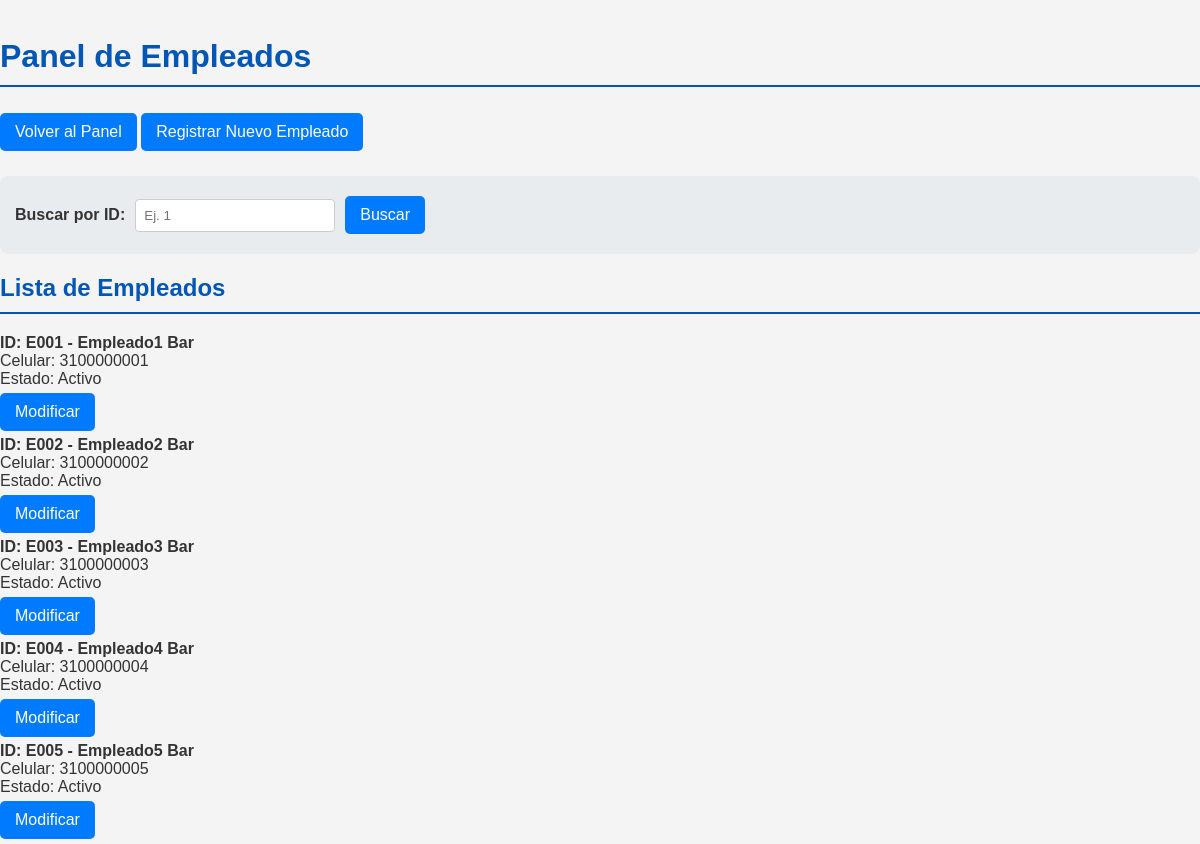
The page /admin-panel/empleados/ on the database its author committed.
### webapp/gestion/models.py (models this page shows, shortened)
class Empleado(models.Model):
    id = models.CharField(primary_key=True, max_length=20, editable=False)
    nombre = models.CharField(max_length=100)
    apellido = models.CharField(max_length=100)
    celular = models.BigIntegerField(unique=True)
    estado = models.BooleanField(default=True)

### webapp/gestion/views.py (the view)
# urls.py: path('admin-panel/empleados/', views.empleados_panel, name='empleados_panel'),
def empleados_panel(request):
    query_id = request.GET.get('id')
    if query_id:
        empleados = Empleado.objects.filter(id=query_id)
    else:
        empleados = Empleado.objects.all()
    return render(request, 'gestion/empleados_panel.html', {
        'empleados': empleados,
        'query_id': query_id or ''
    })

### webapp/gestion/templates/gestion/empleados_panel.html (shortened to what this page needs)
{%load static%}
<!DOCTYPE html>
<html lang="es">
<head>
    <link rel="stylesheet" href="{% static 'css/style.css' %}">
</head>
<body>
    <h1>Panel de Empleados</h1>
    <a href="{% url 'panel_admin' %}"><button>Volver al Panel</button></a>
    <a href="{% url 'registrar_empleado' %}" class="boton">Registrar Nuevo Empleado</a>
    <form method="get" style="margin-top: 20px;">
        <label for="id">Buscar por ID:</label>
        <input type="number" name="id" id="id" value="{{ query_id }}" placeholder="Ej. 1">
        <button type="submit" class="boton">Buscar</button>
    </form>
    {% if empleados %}
        <h2>Lista de Empleados</h2>
        {% for empleado in empleados %}
        <div class="empleado">
            <strong>ID: {{ empleado.id }} - {{ empleado.nombre }} {{ empleado.apellido }}</strong><br>
            Celular: {{ empleado.celular }}<br>
            Estado: {% if empleado.estado %}Activo{% else %}Inactivo{% endif %}
            <div class="acciones">
                <a href="{% url 'modificar_empleado' empleado.id %}" class="boton">Modificar</a>
            </div>
        </div>
        {% endfor %}
    {% else %}
        <p>No hay empleados registrados{% if query_id %} con ese ID{% endif %}.</p>
    {% endif %}
</body>
</html>

### webapp/gestion/static/css/style.css (style rules this page uses)
body { font-family: sans-serif; margin: 0; padding: 0; background-color: #f4f4f4; color: #333; }
h1, h2 { color: #0056b3; border-bottom: 2px solid #0056b3; padding-bottom: 10px; margin-top: 20px; }
.boton, button { display: inline-block; padding: 10px 15px; font-size: 16px; cursor: pointer; text-align: center; text-decoration: none; outline: none; color: #fff; background-color: #007bff; border: none; border-radius: 5px; margin: 5px 0; transition: background-color 0.3s ease; }
form { background-color: #e9ecef; padding: 15px; border-radius: 8px; margin-bottom: 20px; display: flex; align-items: center; gap: 10px; }
form label { font-weight: bold; }
form input[type="number"], form input[type="text"], form input[type="password"], form select { padding: 8px; border: 1px solid #ccc; border-radius: 4px; flex-grow: 1; max-width: 200px; box-sizing: border-box; }

### rows shown on the page
Empleado: id "E001", nombre "Empleado1", apellido "Bar", celular "3100000001", estado "Activo"
Empleado: id "E002", nombre "Empleado2", apellido "Bar", celular "3100000002", estado "Activo"
Empleado: id "E003", nombre "Empleado3", apellido "Bar", celular "3100000003", estado "Activo"
Empleado: id "E004", nombre "Empleado4", apellido "Bar", celular "3100000004", estado "Activo"
Empleado: id "E005", nombre "Empleado5", apellido "Bar", celular "3100000005", estado "Activo"
